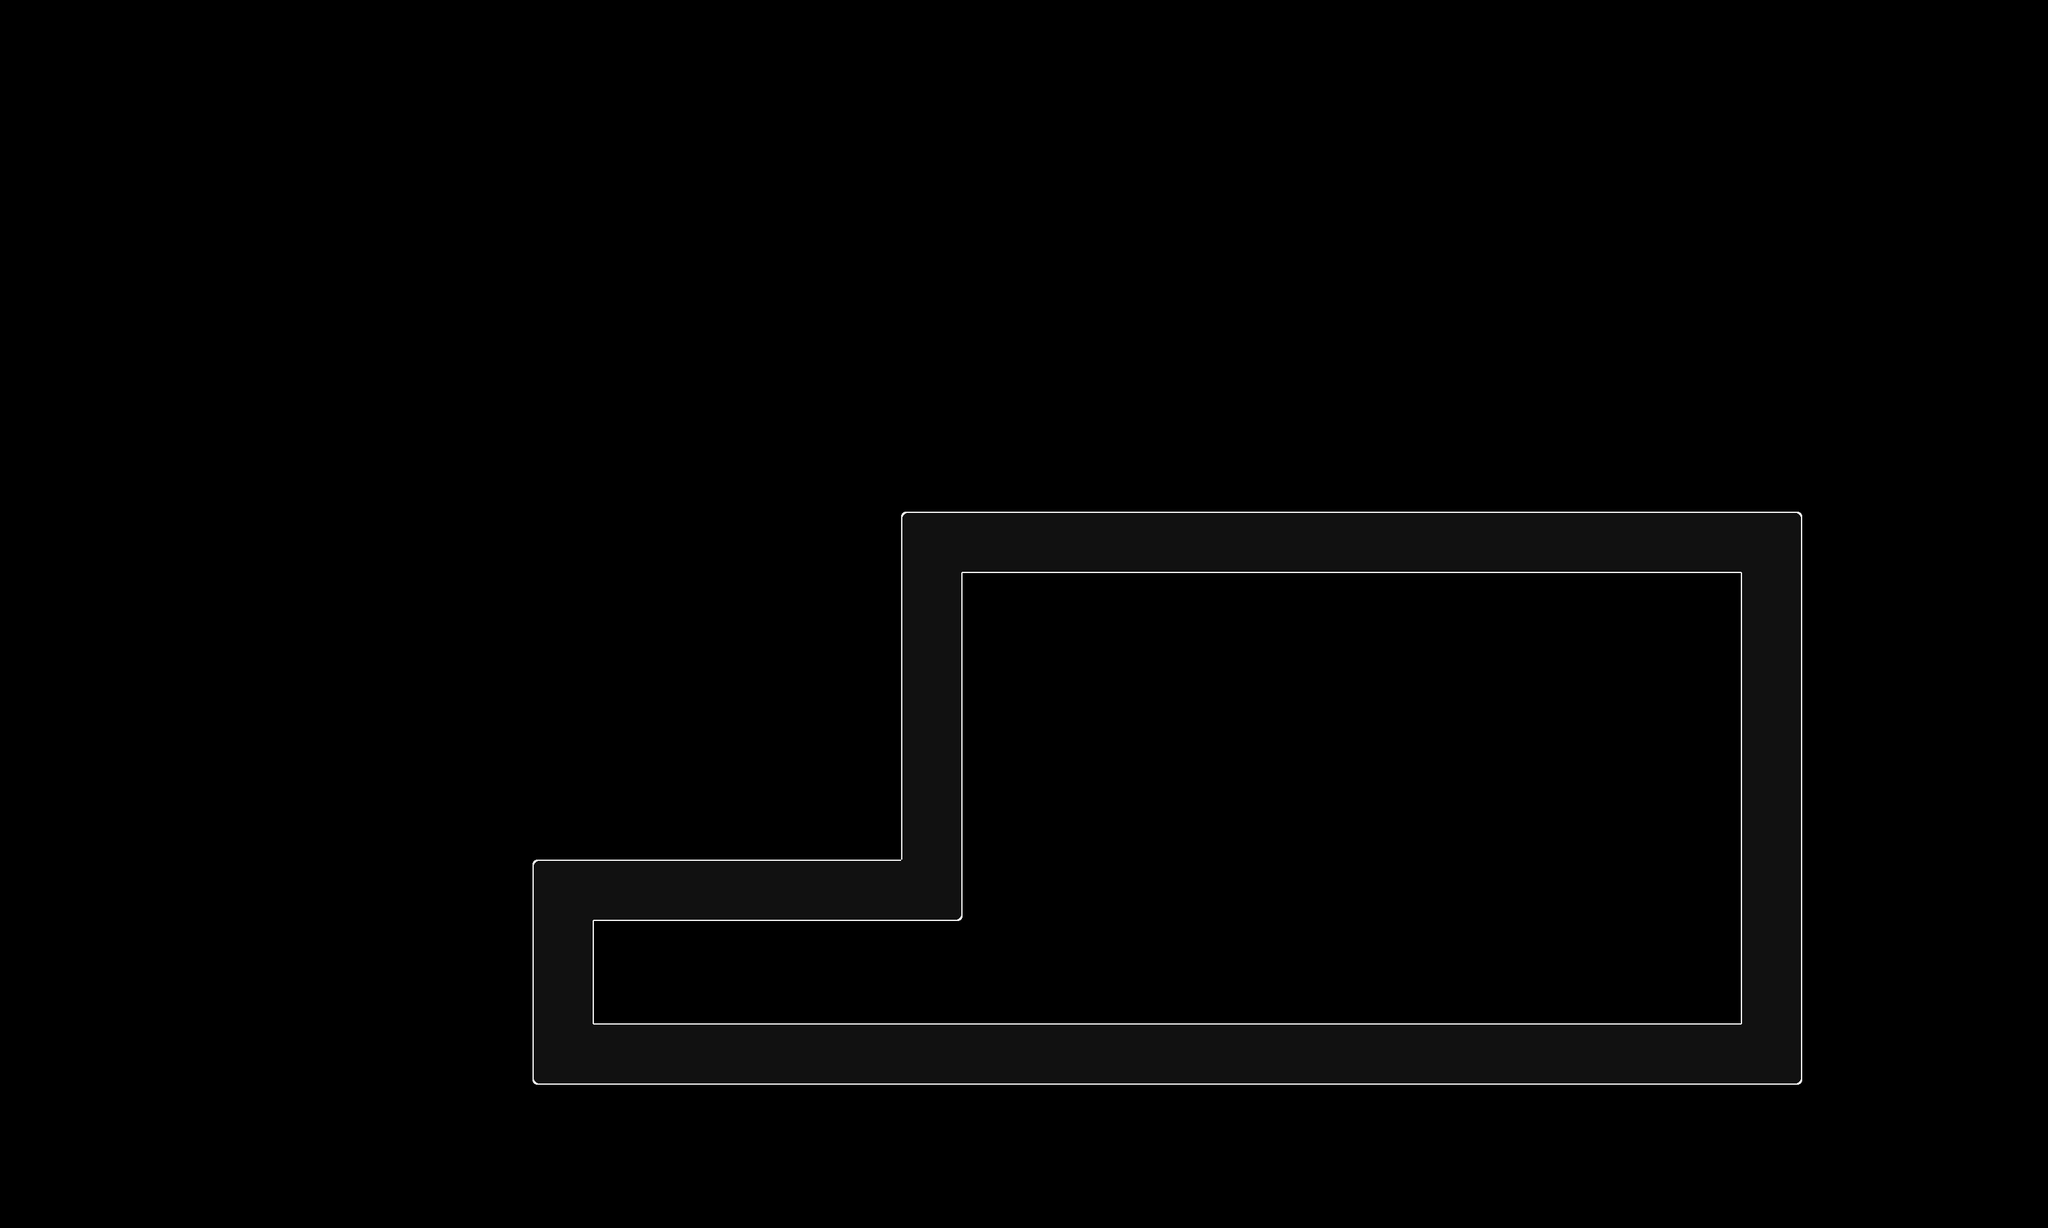

Rendered tile map (Tiled .tmx) drawn with the repository's tilesets; below, a short description and the map source with its tile grids summarised:
An orthogonal 100x60 tile map with 32x32 px tiles, 1 tile layer (Tile Layer 1) and 32 objects (13x SchmuckSpawn, 4x Bounds, 3x Dropthrough, 2x Platform, 2x Multitrigger, ...).

<map version="1.5" tiledversion="1.7.1" orientation="orthogonal" renderorder="right-down" compressionlevel="0" width="100" height="60" tilewidth="32" tileheight="32" infinite="0" nextlayerid="4" nextobjectid="47">
 <properties>
  <property name="customShader" type="bool" value="true" />
  <property name="music" value="EXTRA_ROOM" />
 </properties>
 <tileset firstgid="1" source="main_0.tsx" />
 <layer id="1" name="Tile Layer 1" width="100" height="60">
  <data>[6000 cells, 504 non-empty, 13 distinct tile ids]</data>
 </layer>
 <objectgroup id="2" name="collision-layer">
  <object id="1" x="928" y="1440">
   <polyline points="0,0 576,0 576,-544 1792,-544 1792,160 0,160 0,0" />
  </object>
 </objectgroup>
 <objectgroup id="3" name="event-layer">
  <object id="2" name="Start" type="Start" x="992" y="1536" width="32" height="32">
   <properties>
    <property name="startId" value="start0" />
    <property name="triggeredId" value="" />
    <property name="triggeringId" value="defaultcamera" />
   </properties>
  </object>
  <object id="6" name="Dropthrough" type="Dropthrough" x="1504" y="1312" width="288" height="8">
   <properties>
    <property name="independent" type="bool" value="true" />
   </properties>
  </object>
  <object id="7" name="Dropthrough" type="Dropthrough" x="2432" y="1312" width="288" height="8" />
  <object id="8" name="Platform" type="Platform" x="1952" y="1408" width="288" height="32">
   <properties>
    <property name="event" type="bool" value="true" />
    <property name="friction" type="float" value="0" />
    <property name="independent" type="bool" value="true" />
    <property name="player" type="bool" value="true" />
    <property name="triggeredId" value="" />
   </properties>
  </object>
  <object id="9" name="Bounds" type="Bounds" x="1408" y="800" width="32" height="32">
   <properties>
    <property name="left" type="bool" value="true" />
    <property name="triggeredId" value="bounds2a" />
    <property name="up" type="bool" value="true" />
   </properties>
  </object>
  <object id="10" name="Bounds" type="Bounds" x="2784" y="1696" width="32" height="32">
   <properties>
    <property name="down" type="bool" value="true" />
    <property name="right" type="bool" value="true" />
    <property name="triggeredId" value="bounds1a" />
   </properties>
  </object>
  <object id="11" name="Switch" type="Switch" x="960" y="1504" width="96" height="96">
   <properties>
    <property name="particle_amb" value="PORTAL" />
    <property name="particle_offsetY" type="float" value="-20" />
    <property name="sprite" value="PORTAL" />
    <property name="triggeringId" value="toHub" />
   </properties>
  </object>
  <object id="12" name="Warp" type="Warp" x="992" y="1728" width="32" height="32">
   <properties>
    <property name="level" value="SANDBOX_HUB" />
    <property name="startId" value="start0" />
    <property name="triggeredId" value="toHub" />
   </properties>
  </object>
  <object id="13" name="ChoiceBranch" type="ChoiceBranch" x="1344" y="1504" width="96" height="96">
   <properties>
    <property name="optionNames" value="CRAWLER1,CRAWLER2,CRAWLER3,SWIMMER1,SWIMMER2,LEAPER1,TORPEDOFISH,SCISSORFISH,SPITTLEFISH,SPLITTER,SPAWNER,BOUNCER,DRONE" />
    <property name="options" value="testSpawn1,testSpawn2,testSpawn3,testSpawn4,testSpawn5,testSpawn6,testSpawn7,testSpawn8,testSpawn9,testSpawn10,testSpawn11,testSpawn12,testSpawn13" />
    <property name="title" value="ENEMIES" />
   </properties>
  </object>
  <object id="14" name="Platform" type="Platform" x="1472" y="1440" width="32" height="160">
   <properties>
    <property name="enemy" type="bool" value="true" />
    <property name="event" type="bool" value="false" />
    <property name="independent" type="bool" value="true" />
    <property name="player" type="bool" value="false" />
    <property name="sprite" value="NOTHING" />
   </properties>
  </object>
  <object id="15" name="ParticleField" type="ParticleField" x="1472" y="1440" width="32" height="160">
   <properties>
    <property name="duration" type="float" value="5" />
    <property name="independent" type="bool" value="true" />
    <property name="particle" value="SHADOW_CLOAK" />
    <property name="speed" type="float" value="2" />
   </properties>
  </object>
  <object id="16" name="SchmuckSpawn" type="SchmuckSpawn" x="2080" y="1344" width="32" height="32">
   <properties>
    <property name="amount" type="int" value="1" />
    <property name="enemyId" value="CRAWLER1" />
    <property name="triggeredId" value="testSpawn1" />
   </properties>
  </object>
  <object id="17" name="SchmuckSpawn" type="SchmuckSpawn" x="2080" y="1344" width="32" height="32">
   <properties>
    <property name="amount" type="int" value="1" />
    <property name="enemyId" value="CRAWLER2" />
    <property name="triggeredId" value="testSpawn2" />
   </properties>
  </object>
  <object id="18" name="SchmuckSpawn" type="SchmuckSpawn" x="2080" y="1344" width="32" height="32">
   <properties>
    <property name="amount" type="int" value="1" />
    <property name="enemyId" value="CRAWLER3" />
    <property name="triggeredId" value="testSpawn3" />
   </properties>
  </object>
  <object id="19" name="SchmuckSpawn" type="SchmuckSpawn" x="2080" y="1344" width="32" height="32">
   <properties>
    <property name="amount" type="int" value="1" />
    <property name="enemyId" value="SWIMMER1" />
    <property name="triggeredId" value="testSpawn4" />
   </properties>
  </object>
  <object id="20" name="SchmuckSpawn" type="SchmuckSpawn" x="2080" y="1344" width="32" height="32">
   <properties>
    <property name="amount" type="int" value="1" />
    <property name="enemyId" value="SWIMMER2" />
    <property name="triggeredId" value="testSpawn5" />
   </properties>
  </object>
  <object id="21" name="SchmuckSpawn" type="SchmuckSpawn" x="2080" y="1344" width="32" height="32">
   <properties>
    <property name="amount" type="int" value="1" />
    <property name="enemyId" value="LEAPER1" />
    <property name="triggeredId" value="testSpawn6" />
   </properties>
  </object>
  <object id="22" name="SchmuckSpawn" type="SchmuckSpawn" x="2080" y="1344" width="32" height="32">
   <properties>
    <property name="amount" type="int" value="1" />
    <property name="enemyId" value="TORPEDOFISH" />
    <property name="triggeredId" value="testSpawn7" />
   </properties>
  </object>
  <object id="23" name="SchmuckSpawn" type="SchmuckSpawn" x="2080" y="1344" width="32" height="32">
   <properties>
    <property name="amount" type="int" value="1" />
    <property name="enemyId" value="SCISSORFISH" />
    <property name="triggeredId" value="testSpawn8" />
   </properties>
  </object>
  <object id="24" name="SchmuckSpawn" type="SchmuckSpawn" x="2080" y="1344" width="32" height="32">
   <properties>
    <property name="amount" type="int" value="1" />
    <property name="enemyId" value="SPITTLEFISH" />
    <property name="triggeredId" value="testSpawn9" />
   </properties>
  </object>
  <object id="36" name="Bounds" type="Bounds" x="1184" y="1504" width="32" height="32">
   <properties>
    <property name="left" type="bool" value="true" />
    <property name="triggeredId" value="bounds2d" />
    <property name="up" type="bool" value="true" />
   </properties>
  </object>
  <object id="37" name="Bounds" type="Bounds" x="1216" y="1504" width="32" height="32">
   <properties>
    <property name="down" type="bool" value="true" />
    <property name="right" type="bool" value="true" />
    <property name="triggeredId" value="bounds1d" />
   </properties>
  </object>
  </objectgroup>
</map>
<!-- 9 of 32 objects omitted -->
